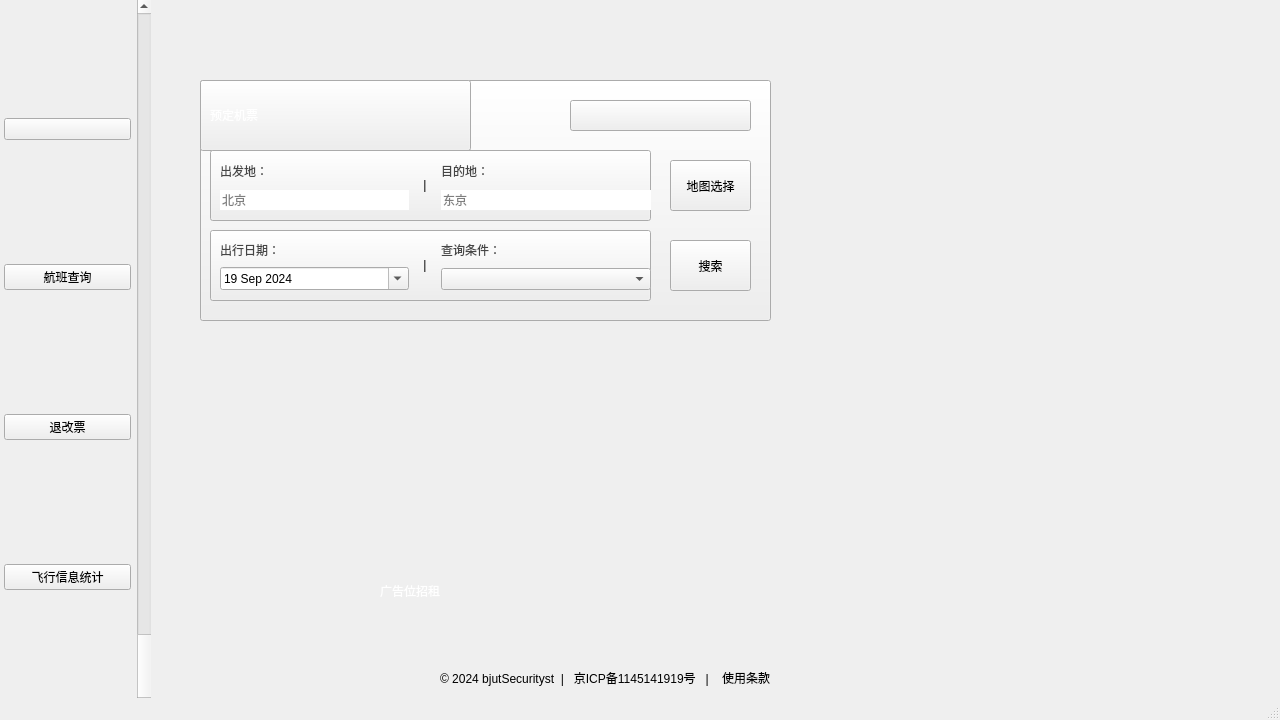
<?xml version="1.0" encoding="UTF-8"?>
<ui version="4.0">
 <class>MainWindow</class>
 <widget class="QMainWindow" name="MainWindow">
  <property name="windowModality">
   <enum>Qt::WindowModality::NonModal</enum>
  </property>
  <property name="geometry">
   <rect>
    <x>0</x>
    <y>0</y>
    <width>1280</width>
    <height>720</height>
   </rect>
  </property>
  <property name="windowTitle">
   <string>龤穪旅行</string>
  </property>
  <property name="windowIcon">
   <iconset resource="ApplicationIcon.qrc">
    <normaloff>:/ApplicationIcon.png</normaloff>:/ApplicationIcon.png</iconset>
  </property>
  <property name="windowOpacity">
   <double>1.000000000000000</double>
  </property>
  <property name="layoutDirection">
   <enum>Qt::LayoutDirection::LeftToRight</enum>
  </property>
  <property name="autoFillBackground">
   <bool>false</bool>
  </property>
  <property name="animated">
   <bool>false</bool>
  </property>
  <widget class="QWidget" name="centralwidget">
   <widget class="QWidget" name="horizontalLayoutWidget">
    <property name="geometry">
     <rect>
      <x>0</x>
      <y>0</y>
      <width>151</width>
      <height>711</height>
     </rect>
    </property>
    <layout class="QHBoxLayout" name="horizontalLayout">
     <property name="leftMargin">
      <number>2</number>
     </property>
     <item>
      <layout class="QVBoxLayout" name="verticaltool">
       <property name="leftMargin">
        <number>2</number>
       </property>
       <item>
        <widget class="QPushButton" name="pushButton_0">
         <property name="text">
          <string/>
         </property>
         <property name="icon">
          <iconset>
           <normaloff>菜单栏.png</normaloff>
           <normalon>菜单栏.png</normalon>菜单栏.png</iconset>
         </property>
         <property name="iconSize">
          <size>
           <width>68</width>
           <height>24</height>
          </size>
         </property>
         <property name="autoDefault">
          <bool>true</bool>
         </property>
         <property name="default">
          <bool>false</bool>
         </property>
         <property name="flat">
          <bool>false</bool>
         </property>
        </widget>
       </item>
       <item>
        <widget class="QPushButton" name="pushButton_1">
         <property name="minimumSize">
          <size>
           <width>75</width>
           <height>18</height>
          </size>
         </property>
         <property name="styleSheet">
          <string notr="true">font: 12pt &quot;Microsoft YaHei UI&quot;;</string>
         </property>
         <property name="text">
          <string>航班查询</string>
         </property>
         <property name="iconSize">
          <size>
           <width>12</width>
           <height>18</height>
          </size>
         </property>
         <property name="checkable">
          <bool>false</bool>
         </property>
         <property name="checked">
          <bool>false</bool>
         </property>
         <property name="autoRepeat">
          <bool>false</bool>
         </property>
         <property name="autoExclusive">
          <bool>false</bool>
         </property>
         <property name="autoDefault">
          <bool>false</bool>
         </property>
         <property name="default">
          <bool>false</bool>
         </property>
         <property name="flat">
          <bool>false</bool>
         </property>
        </widget>
       </item>
       <item>
        <widget class="QPushButton" name="pushButton_2">
         <property name="styleSheet">
          <string notr="true">font: 12pt &quot;Microsoft YaHei UI&quot;;</string>
         </property>
         <property name="text">
          <string>退改票</string>
         </property>
         <property name="iconSize">
          <size>
           <width>12</width>
           <height>18</height>
          </size>
         </property>
        </widget>
       </item>
       <item>
        <widget class="QPushButton" name="pushButton_3">
         <property name="styleSheet">
          <string notr="true">font: 12pt &quot;Microsoft YaHei UI&quot;;</string>
         </property>
         <property name="text">
          <string>飞行信息统计</string>
         </property>
         <property name="iconSize">
          <size>
           <width>12</width>
           <height>20</height>
          </size>
         </property>
        </widget>
       </item>
      </layout>
     </item>
     <item>
      <widget class="QScrollBar" name="verticalScrollBar">
       <property name="orientation">
        <enum>Qt::Orientation::Vertical</enum>
       </property>
       <property name="invertedAppearance">
        <bool>true</bool>
       </property>
       <property name="invertedControls">
        <bool>false</bool>
       </property>
      </widget>
     </item>
    </layout>
   </widget>
   <widget class="QLabel" name="labelicon0">
    <property name="geometry">
     <rect>
      <x>240</x>
      <y>10</y>
      <width>291</width>
      <height>51</height>
     </rect>
    </property>
    <property name="text">
     <string/>
    </property>
    <property name="scaledContents">
     <bool>true</bool>
    </property>
   </widget>
   <widget class="QPushButton" name="backgroundsky">
    <property name="geometry">
     <rect>
      <x>200</x>
      <y>80</y>
      <width>571</width>
      <height>241</height>
     </rect>
    </property>
    <property name="text">
     <string/>
    </property>
    <property name="iconSize">
     <size>
      <width>300</width>
      <height>150</height>
     </size>
    </property>
    <property name="autoDefault">
     <bool>false</bool>
    </property>
    <property name="flat">
     <bool>false</bool>
    </property>
   </widget>
   <widget class="QWidget" name="verticalLayoutWidget_2">
    <property name="geometry">
     <rect>
      <x>220</x>
      <y>159</y>
      <width>431</width>
      <height>51</height>
     </rect>
    </property>
    <layout class="QHBoxLayout" name="horizontalLayout_2" stretch="9,1,10">
     <item>
      <layout class="QVBoxLayout" name="verticalLayout" stretch="0,0">
       <item>
        <widget class="QLabel" name="label_2">
         <property name="styleSheet">
          <string notr="true">font: 12pt &quot;Microsoft YaHei UI&quot;;</string>
         </property>
         <property name="text">
          <string>&lt;html&gt;&lt;head/&gt;&lt;body&gt;&lt;p&gt;&lt;span style=&quot; color:#454545;&quot;&gt;出发地：&lt;/span&gt;&lt;/p&gt;&lt;/body&gt;&lt;/html&gt;</string>
         </property>
         <property name="alignment">
          <set>Qt::AlignmentFlag::AlignLeading|Qt::AlignmentFlag::AlignLeft|Qt::AlignmentFlag::AlignVCenter</set>
         </property>
         <property name="margin">
          <number>0</number>
         </property>
        </widget>
       </item>
       <item>
        <widget class="QLineEdit" name="lineEditdep">
         <property name="styleSheet">
          <string notr="true">font: 12pt &quot;Microsoft YaHei UI&quot;;</string>
         </property>
         <property name="text">
          <string/>
         </property>
         <property name="frame">
          <bool>false</bool>
         </property>
         <property name="cursorPosition">
          <number>0</number>
         </property>
         <property name="placeholderText">
          <string>北京</string>
         </property>
        </widget>
       </item>
      </layout>
     </item>
     <item>
      <widget class="QLabel" name="label_3">
       <property name="styleSheet">
        <string notr="true">font: 48pt &quot;Microsoft YaHei UI&quot;;</string>
       </property>
       <property name="text">
        <string>|</string>
       </property>
       <property name="alignment">
        <set>Qt::AlignmentFlag::AlignCenter</set>
       </property>
      </widget>
     </item>
     <item>
      <layout class="QVBoxLayout" name="verticalLayout_3">
       <item>
        <widget class="QLabel" name="label">
         <property name="styleSheet">
          <string notr="true">font: 12pt &quot;Microsoft YaHei UI&quot;;</string>
         </property>
         <property name="text">
          <string>&lt;html&gt;&lt;head/&gt;&lt;body&gt;&lt;p&gt;&lt;span style=&quot; color:#454545;&quot;&gt;目的地：&lt;/span&gt;&lt;/p&gt;&lt;/body&gt;&lt;/html&gt;</string>
         </property>
         <property name="alignment">
          <set>Qt::AlignmentFlag::AlignLeading|Qt::AlignmentFlag::AlignLeft|Qt::AlignmentFlag::AlignVCenter</set>
         </property>
         <property name="margin">
          <number>0</number>
         </property>
        </widget>
       </item>
       <item>
        <widget class="QLineEdit" name="lineEditari">
         <property name="styleSheet">
          <string notr="true">font: 12pt &quot;Microsoft YaHei UI&quot;;</string>
         </property>
         <property name="text">
          <string/>
         </property>
         <property name="frame">
          <bool>false</bool>
         </property>
         <property name="cursorPosition">
          <number>0</number>
         </property>
         <property name="placeholderText">
          <string>东京</string>
         </property>
        </widget>
       </item>
      </layout>
     </item>
    </layout>
   </widget>
   <widget class="QPushButton" name="layoutbutton">
    <property name="geometry">
     <rect>
      <x>210</x>
      <y>150</y>
      <width>441</width>
      <height>71</height>
     </rect>
    </property>
    <property name="text">
     <string/>
    </property>
   </widget>
   <widget class="QLabel" name="label_4">
    <property name="geometry">
     <rect>
      <x>210</x>
      <y>90</y>
      <width>111</width>
      <height>51</height>
     </rect>
    </property>
    <property name="styleSheet">
     <string notr="true">font: 18pt &quot;Microsoft YaHei UI&quot;;</string>
    </property>
    <property name="text">
     <string>&lt;html&gt;&lt;head/&gt;&lt;body&gt;&lt;p&gt;&lt;span style=&quot; color:#ffffff;&quot;&gt;预定机票&lt;/span&gt;&lt;/p&gt;&lt;/body&gt;&lt;/html&gt;</string>
    </property>
    <property name="textFormat">
     <enum>Qt::TextFormat::AutoText</enum>
    </property>
    <property name="scaledContents">
     <bool>true</bool>
    </property>
    <property name="wordWrap">
     <bool>false</bool>
    </property>
   </widget>
   <widget class="QPushButton" name="easystay">
    <property name="geometry">
     <rect>
      <x>570</x>
      <y>100</y>
      <width>181</width>
      <height>31</height>
     </rect>
    </property>
    <property name="text">
     <string/>
    </property>
   </widget>
   <widget class="QPushButton" name="home_background">
    <property name="geometry">
     <rect>
      <x>200</x>
      <y>80</y>
      <width>271</width>
      <height>71</height>
     </rect>
    </property>
    <property name="text">
     <string/>
    </property>
   </widget>
   <widget class="QPushButton" name="layoutbutton_2">
    <property name="geometry">
     <rect>
      <x>210</x>
      <y>230</y>
      <width>441</width>
      <height>71</height>
     </rect>
    </property>
    <property name="text">
     <string/>
    </property>
   </widget>
   <widget class="QWidget" name="verticalLayoutWidget_5">
    <property name="geometry">
     <rect>
      <x>220</x>
      <y>239</y>
      <width>431</width>
      <height>51</height>
     </rect>
    </property>
    <layout class="QHBoxLayout" name="horizontalLayout_3" stretch="9,1,10">
     <item>
      <layout class="QVBoxLayout" name="verticalLayout_4" stretch="0,0">
       <item>
        <widget class="QLabel" name="label_5">
         <property name="styleSheet">
          <string notr="true">font: 12pt &quot;Microsoft YaHei UI&quot;;</string>
         </property>
         <property name="text">
          <string>&lt;html&gt;&lt;head/&gt;&lt;body&gt;&lt;p&gt;&lt;span style=&quot; color:#454545;&quot;&gt;出行日期：&lt;/span&gt;&lt;/p&gt;&lt;/body&gt;&lt;/html&gt;</string>
         </property>
         <property name="alignment">
          <set>Qt::AlignmentFlag::AlignLeading|Qt::AlignmentFlag::AlignLeft|Qt::AlignmentFlag::AlignVCenter</set>
         </property>
         <property name="margin">
          <number>0</number>
         </property>
        </widget>
       </item>
       <item>
        <widget class="QDateEdit" name="dateEdit">
         <property name="dateTime">
          <datetime>
           <hour>16</hour>
           <minute>0</minute>
           <second>0</second>
           <year>2024</year>
           <month>9</month>
           <day>19</day>
          </datetime>
         </property>
         <property name="maximumDate">
          <date>
           <year>9999</year>
           <month>12</month>
           <day>31</day>
          </date>
         </property>
         <property name="calendarPopup">
          <bool>true</bool>
         </property>
        </widget>
       </item>
      </layout>
     </item>
     <item>
      <widget class="QLabel" name="label_6">
       <property name="styleSheet">
        <string notr="true">font: 48pt &quot;Microsoft YaHei UI&quot;;</string>
       </property>
       <property name="text">
        <string>|</string>
       </property>
       <property name="alignment">
        <set>Qt::AlignmentFlag::AlignCenter</set>
       </property>
      </widget>
     </item>
     <item>
      <layout class="QVBoxLayout" name="verticalLayout_5">
       <item>
        <widget class="QLabel" name="label_7">
         <property name="styleSheet">
          <string notr="true">font: 12pt &quot;Microsoft YaHei UI&quot;;</string>
         </property>
         <property name="text">
          <string>&lt;html&gt;&lt;head/&gt;&lt;body&gt;&lt;p&gt;&lt;span style=&quot; color:#454545;&quot;&gt;查询条件：&lt;/span&gt;&lt;/p&gt;&lt;/body&gt;&lt;/html&gt;</string>
         </property>
         <property name="alignment">
          <set>Qt::AlignmentFlag::AlignLeading|Qt::AlignmentFlag::AlignLeft|Qt::AlignmentFlag::AlignVCenter</set>
         </property>
         <property name="margin">
          <number>0</number>
         </property>
        </widget>
       </item>
       <item>
        <widget class="QComboBox" name="comboBox">
         <property name="currentIndex">
          <number>-1</number>
         </property>
         <property name="placeholderText">
          <string>请选择</string>
         </property>
         <item>
          <property name="text">
           <string>智能检索</string>
          </property>
         </item>
         <item>
          <property name="text">
           <string>费用最少</string>
          </property>
         </item>
         <item>
          <property name="text">
           <string>时间最短</string>
          </property>
         </item>
         <item>
          <property name="text">
           <string>只看直飞</string>
          </property>
         </item>
        </widget>
       </item>
      </layout>
     </item>
    </layout>
   </widget>
   <widget class="QPushButton" name="pushButton">
    <property name="geometry">
     <rect>
      <x>670</x>
      <y>160</y>
      <width>81</width>
      <height>51</height>
     </rect>
    </property>
    <property name="styleSheet">
     <string notr="true">font: 12pt &quot;Microsoft YaHei UI&quot;;</string>
    </property>
    <property name="text">
     <string>地图选择</string>
    </property>
    <property name="checkable">
     <bool>true</bool>
    </property>
   </widget>
   <widget class="QPushButton" name="pushButton_4">
    <property name="geometry">
     <rect>
      <x>670</x>
      <y>240</y>
      <width>81</width>
      <height>51</height>
     </rect>
    </property>
    <property name="styleSheet">
     <string notr="true">font: 12pt &quot;Microsoft YaHei UI&quot;;</string>
    </property>
    <property name="text">
     <string>搜索</string>
    </property>
    <property name="icon">
     <iconset>
      <normaloff>search.png</normaloff>
      <normalon>search.png</normalon>search.png</iconset>
    </property>
    <property name="iconSize">
     <size>
      <width>12</width>
      <height>12</height>
     </size>
    </property>
    <property name="checkable">
     <bool>true</bool>
    </property>
    <property name="autoDefault">
     <bool>false</bool>
    </property>
   </widget>
   <widget class="QLabel" name="label_8">
    <property name="geometry">
     <rect>
      <x>810</x>
      <y>80</y>
      <width>331</width>
      <height>541</height>
     </rect>
    </property>
    <property name="text">
     <string/>
    </property>
   </widget>
   <widget class="QLabel" name="label_9">
    <property name="geometry">
     <rect>
      <x>440</x>
      <y>670</y>
      <width>381</width>
      <height>16</height>
     </rect>
    </property>
    <property name="styleSheet">
     <string notr="true">font: 10pt &quot;Microsoft YaHei UI&quot;;</string>
    </property>
    <property name="text">
     <string>© 2024 bjutSecurityst  |   京ICP备1145141919号   |    使用条款</string>
    </property>
   </widget>
   <widget class="QLabel" name="label_10">
    <property name="geometry">
     <rect>
      <x>209</x>
      <y>350</y>
      <width>551</width>
      <height>261</height>
     </rect>
    </property>
    <property name="text">
     <string/>
    </property>
   </widget>
   <widget class="QLabel" name="label_11">
    <property name="geometry">
     <rect>
      <x>380</x>
      <y>570</y>
      <width>141</width>
      <height>41</height>
     </rect>
    </property>
    <property name="styleSheet">
     <string notr="true">font: 20pt &quot;微软雅黑&quot;;color: rgb(255, 255, 255);
</string>
    </property>
    <property name="text">
     <string>广告位招租</string>
    </property>
   </widget>
   <zorder>backgroundsky</zorder>
   <zorder>home_background</zorder>
   <zorder>layoutbutton</zorder>
   <zorder>horizontalLayoutWidget</zorder>
   <zorder>labelicon0</zorder>
   <zorder>verticalLayoutWidget_2</zorder>
   <zorder>label_4</zorder>
   <zorder>easystay</zorder>
   <zorder>layoutbutton_2</zorder>
   <zorder>verticalLayoutWidget_5</zorder>
   <zorder>pushButton</zorder>
   <zorder>pushButton_4</zorder>
   <zorder>label_8</zorder>
   <zorder>label_9</zorder>
   <zorder>label_10</zorder>
   <zorder>label_11</zorder>
  </widget>
  <widget class="QStatusBar" name="statusbar"/>
 </widget>
 <resources>
  <include location="ApplicationIcon.qrc"/>
 </resources>
 <connections/>
</ui>
